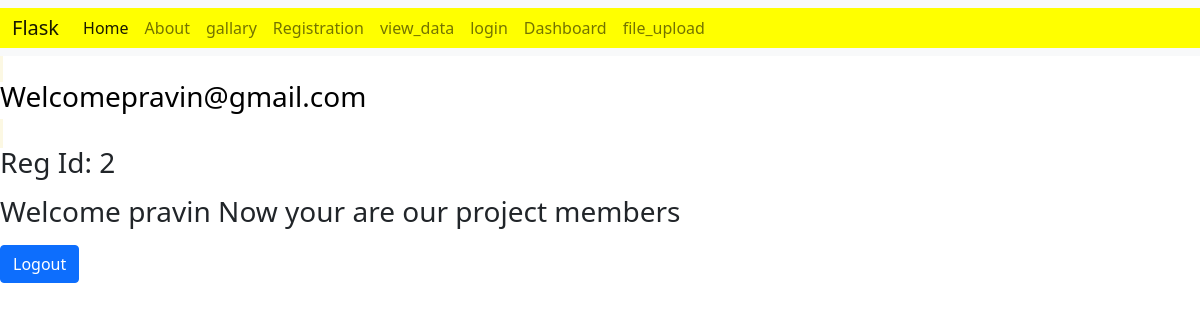
Page /dashboard (signed in) on the committed database.
### tables this page shows
CREATE TABLE register(id INTEGER PRIMARY KEY AUTOINCREMENT, name varchar(10),email varchar(10),password int,contact varchar(10));

### app.py (the view)
@app.route("/dashboard")
def dashboard():
    if session.get("username") is not None:
        un=session.get("username")
        con=sq.connect("flask.db")
        cur=con.cursor()
        cur.execute("select * from register where email=?",[un])
        data=cur.fetchone()
        return render_template("dashboard.html",data=data)
    else:
        return redirect(url_for("login"))

### templates/dashboard.html (shortened to what this page needs)
<!DOCTYPE html>
<html lang="en">
<head>
    <link href="https://cdn.jsdelivr.net/npm/bootstrap@5.0.2/dist/css/bootstrap.min.css" rel="stylesheet">
</head>
<body>
    {% include 'nav.html' %}
     <mark><h3>Welcome{{session["username"]}} </h3></mark>
     <h3><p>Reg Id: {{data[0]}}</p></h3>
     <h3><p>Welcome {{data[1]}} Now your are our project members </p></h3>
    <a href="/logout" class="btn btn-primary">Logout</a>
</body>
</html>

### rows in the picture
register: username "pravin@gmail.com", id "2", name "pravin"
